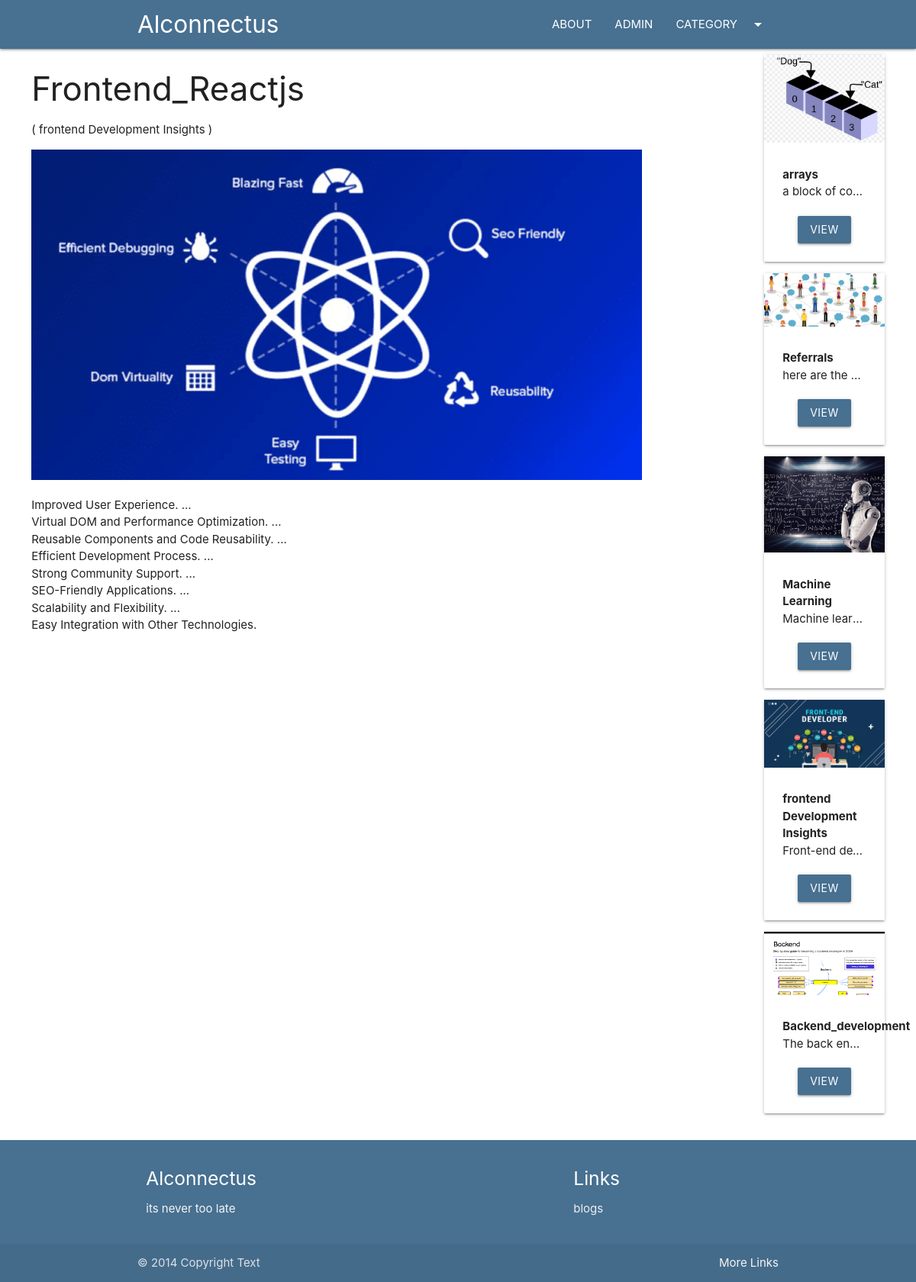
Page /blogs/reacts on the committed database.
### blogs/models.py (models this page shows, shortened)
class Post(models.Model):
    post_id = models.AutoField(primary_key=True)
    title = models.CharField(max_length=200)
    content = models.TextField()
    url = models.CharField(max_length=100)
    cat = models.ForeignKey(Category, on_delete=models.CASCADE)
    image = models.ImageField(upload_to='post/',blank=True, null=True)

class Category(models.Model):
    cat_id = models.AutoField(primary_key=True)
    title = models.CharField(max_length=100)
    description = models.TextField()
    url = models.CharField(max_length=100)
    image = models.ImageField(upload_to='category/',blank=True, null=True)
    add_date = models.DateField(auto_now_add=True, null=True)

### blogs/views.py (the view)
# urls.py: path('blogs/<slug:url>', post),
def post(request, url):
    post = Post.objects.get(url=url)
    cats = Category.objects.all()
    return render(request, 'posts.html', {'post': post, 'cats': cats})

### templates/posts.html (shortened to what this page needs)
{%extends 'base.html' %}
{%block content%}
<div class="container-custom">
    <div class="row">
        <div class="col s12 m10">
            <h3>{{post.title}}</h3>
            <p>( {{post.cat.title}} )</p>
            <img src="/media/{{post.image}}" class="responsive-img" alt="">
            <br>
            <p>
                {{post.content|safe}}
            </p>
        </div>
        <div class="col s12 m2">
            {% for cat in cats %}
            <div class="card item" style="margin-left:10px;">
                <div class="img-container">
                    <img src="/media/{{cat.image}}" class="responsive-img" alt="">
                </div>
                <div class="card-content">
                    <b>
                        {{cat.title}}
                    </b>
                    <p class="truncate">{{cat.description}}</p>
                    <div class="container center-align mt20">
                        <a href="/category/{{cat.url}}" class="btn bg-primary">VIEW</a>
                    </div>
                </div>
            </div>
            {%endfor%}
        </div>
    </div>
</div>
{%endblock%}

### blogs/static/css/style.css (style rules this page uses)
.bg-primary { background:#477091!important; }
.mt20 { margin-top:20px; }
.container-custom { width:95%!important; margin:auto; }

### rows in the picture
Post: title "Frontend_Reactjs", cat "frontend Development Insights", image (picture), content "Improved User Experience. ... Virtual DOM and Performance Optimization. ... Reusable Components and Code Reusability. ... Efficient Development Process. ... Strong Community Support. ... SEO-Friendly Applications. ... Scalability and Flexibility. ... Easy Integration with Other Technologies."
Category: image (picture), title "arrays", description "a block of co…"
Category: image (picture), title "Referrals", description "here are the…"
Category: image (picture), title "Machine Learning", description "Machine lear…"
Category: image (picture), title "frontend Development Insights", description "Front-end de…"
Category: image (picture), title "Backend_development", description "The back en…"
